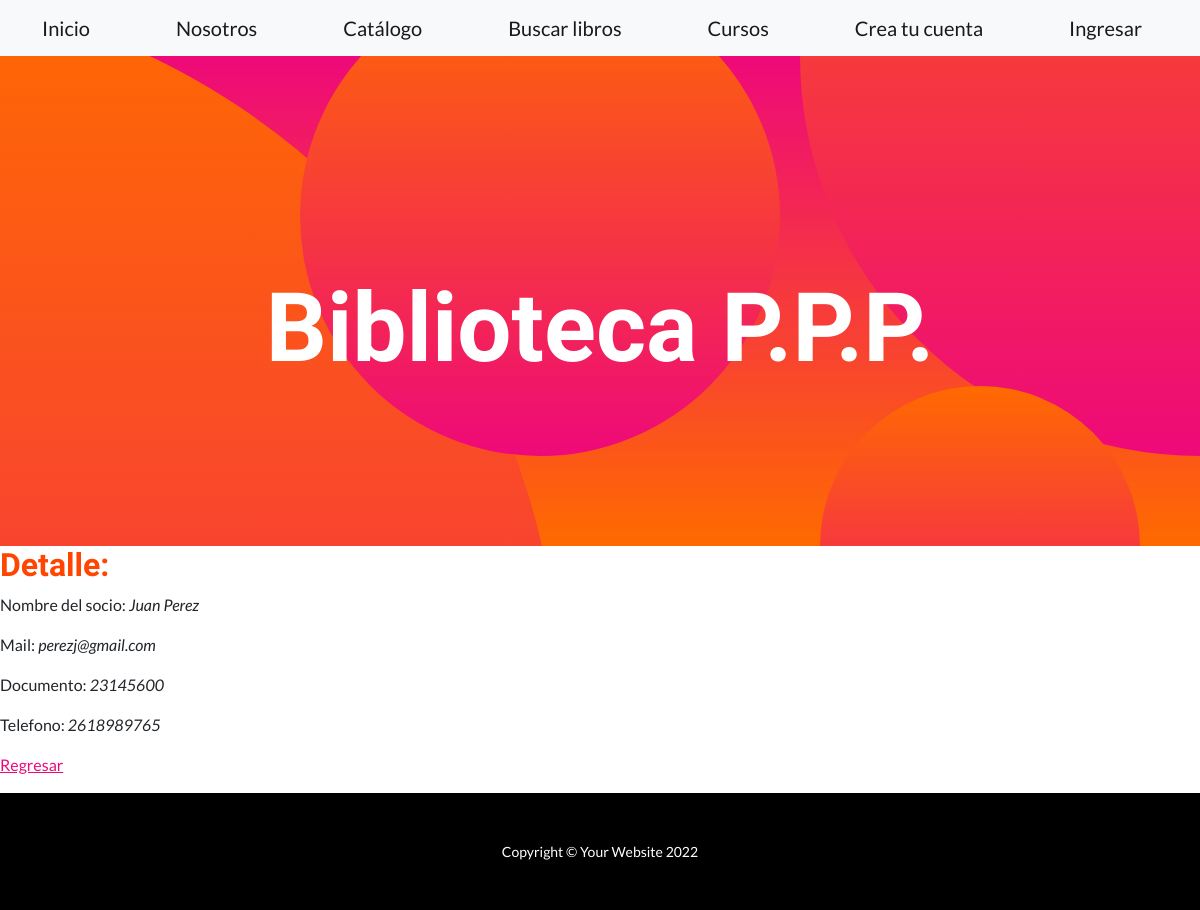
/detalleSocios/1/, run on the app's committed database.
### app_biblioteca/models.py (models this page shows, shortened)
class Socio(models.Model):
    nombre= models.CharField(max_length=40)
    documento= models.IntegerField()
    mail= models.EmailField()
    telefono= models.IntegerField()

### app_biblioteca/views.py (the view)
# urls.py: path('detalleSocios/<pk>/', views.SocioDetail.as_view(), name='Detail'),
class SocioDetail (DetailView):
    model = Socio
    template_name= "socio_detail.html"

### app_biblioteca/templates/socio_detail.html
{% extends "padre.html" %}
{% load static %}
{% block ContenidoQueCambia %}
    <h2 style="color:orangered">Detalle:</h2>
        <p>Nombre del socio: <i> {{ socio.nombre }}</i></p>
        <p>Mail: <i> {{ socio.mail }}</i></p>
        <p>Documento: <i> {{ socio.documento }}</i></p>
        <p>Telefono: <i> {{ socio.telefono }}</i></p>
        <p>
            <a href="{% url 'List' %}"> Regresar </a>
        </p>
{% endblock %}

### data on the page
Socio: nombre "Juan Perez", mail "perezj@gmail.com", documento "23145600", telefono "2618989765"
